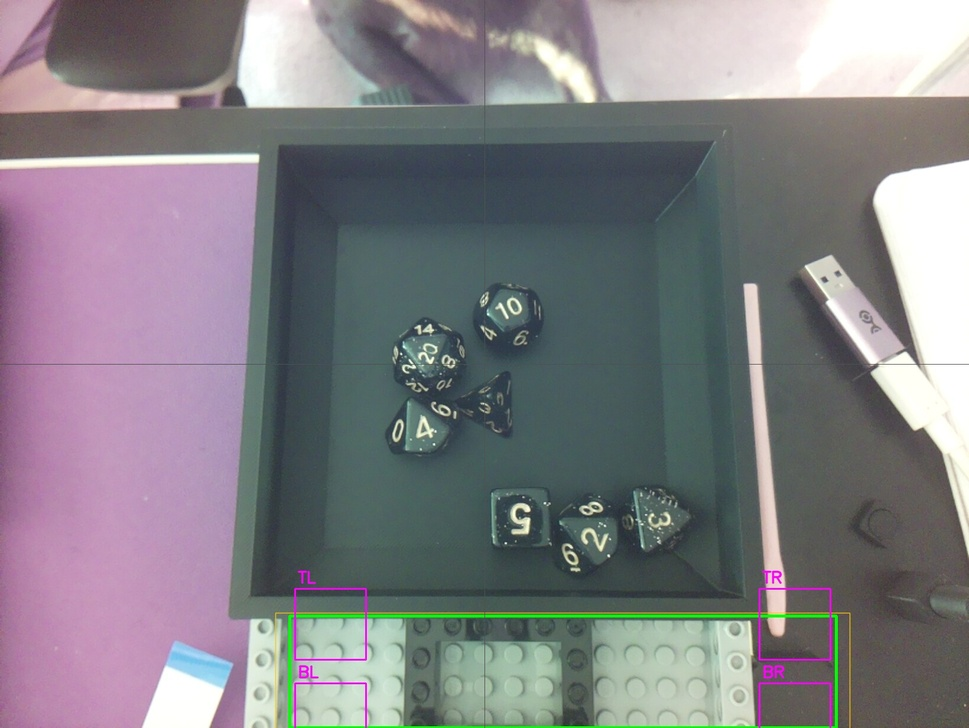
#> input picture test-data/20260805-183728_mountcheck_auto_framing.jpg, 969 x 728 px, shrunk from 1640 x 1232 before the run
$ python -i tray_framing_check.py   (imports and definitions only)   (older library calls are emulated)
#> lines starting #> are read from the running program, lines starting #| are printed output that depends on the picture; after the words box and inside, x2 and y2 are one past the last pixel; in counts of white or black regions, pixels touching at a corner belong together
#!/usr/bin/env python3
"""
tray_framing_check.py -- is the whole dice tray in frame, and readable everywhere?

Answers the questions that decide whether a mount is good enough:

  1. Is the entire tray inside the frame, with margin on all four sides?
  2. Does the tray fill enough of the frame to be worth the pixels?
  3. Is every corner of the tray as bright and as sharp as the centre?

(3) is the one that catches bad mounts. An over-tilted or too-close camera
shows up first at the corners -- as vignetting (corner darker than centre) and
as depth-of-field falloff (corner softer than centre, because it sits at a
different distance than the centre does). Both are invisible in a quick glance
at a preview and both quietly wreck dice reading in exactly the places dice
end up: against the walls.

Usage:
    python3 tray_framing_check.py --capture
    python3 tray_framing_check.py --image ~/dicecam-captures/foo.jpg
    python3 tray_framing_check.py --image foo.jpg --quad 400,200,1200,210,1210,980,390,970

Writes an annotated overlay next to the source image (or --overlay PATH).
"""

import argparse
import os
import sys

import cv2
import numpy as np

TARGET_TRAY_IN = (7.5, 5.0)   # tray footprint we are designing around
CONFIG = os.path.expanduser("~/.config/dicecam/tray.json")


# ------------------------------------------------------------------ detect ---

def find_tray_quad(gray):
    """Largest convex 4-gon in the frame. Returns (quad, confidence_note).

    A dark tray on a dark desk is the hard case, and it is the normal one here:
    measured on a real frame the tray floor sat at 95.9, the tray wall at 96.8
    and the desk at 110.0 -- 14 grey levels across the whole scene. Median-scaled
    Canny thresholds see nothing at all at that contrast, so equalise local
    contrast first (CLAHE) and threshold off the equalised image, then sweep a
    few sensitivities rather than betting on one.
    """
    # Strategy 1: flood fill the tray floor.
    #
    # Edge detection loses here -- it reliably finds the LEGO baseplate (bright
    # studs, high contrast) and misses the tray entirely. But the tray floor has
    # a property nothing else in frame has: it is almost perfectly uniform
    # (measured std 1.1, against 2.0 for the desk and 33.4 for LEGO), and it is
    # ringed by its own walls. So seed inside it and grow outward with a tight
    # tolerance; the walls stop the fill. FIXED_RANGE compares every pixel to the
    # seed rather than to its neighbour, so the fill cannot creep up a gradient
    # and escape over the rim.
    # Two traps, both hit for real on the first attempts:
    #   - "take the largest valid fill" rewards leakage. The desk (110) is only
    #     14 levels off the floor (96) and they connect around the rim, so a
    #     loose tolerance swallows the whole scene and wins on size.
    #   - so instead: sweep tolerance ASCENDING and stop at the first one that
    #     produces a convincingly rectangular blob. A leaked fill is a ragged
    #     shape that shares little of its bounding rect; a clean tray floor
    #     fills its own bounding rect almost completely.
    h, w = gray.shape
    blur = cv2.GaussianBlur(gray, (5, 5), 0)

    for tol in (4, 6, 8, 10, 12, 14):
        cands = []
        for fy in (0.40, 0.50, 0.60):
            for fx in (0.40, 0.50, 0.60):
                mask = np.zeros((h + 2, w + 2), np.uint8)
                flags = (8 | cv2.FLOODFILL_MASK_ONLY
                         | cv2.FLOODFILL_FIXED_RANGE | (255 << 8))
                cv2.floodFill(blur, mask, (int(w * fx), int(h * fy)), 0,
                              (tol,) * 3, (tol,) * 3, flags)
                region = mask[1:-1, 1:-1]
                area = int(np.count_nonzero(region))
                if not (0.05 * h * w < area < 0.85 * h * w):
                    continue
                cs, _ = cv2.findContours(region, cv2.RETR_EXTERNAL,
                                         cv2.CHAIN_APPROX_SIMPLE)
                if not cs:
                    continue
                c = max(cs, key=cv2.contourArea)
                (_, (rw, rh), _) = cv2.minAreaRect(c)
                if rw * rh <= 0:
                    continue
                cands.append((cv2.contourArea(c) / (rw * rh), area, c))

        good = [x for x in cands if x[0] >= 0.85]
        if good:
            rectangularity, area, c = max(good, key=lambda x: x[1])
            ap = cv2.approxPolyDP(c, 0.02 * cv2.arcLength(c, True), True)
            quad = (ap.reshape(4, 2) if len(ap) == 4
                    else cv2.boxPoints(cv2.minAreaRect(c)))
            return quad, (f"flood-fill on tray floor, tolerance {tol} "
                          f"({100.0 * area / (h * w):.1f}% of frame, "
                          f"rectangularity {rectangularity:.2f})")

    # Strategy 2: fall back to edges. Works when the tray has a lit rim.
    clahe = cv2.createCLAHE(clipLimit=3.0, tileGridSize=(8, 8)).apply(gray)
    sm = cv2.bilateralFilter(clahe, 9, 75, 75)
    frame_area = gray.shape[0] * gray.shape[1]
    kernel = np.ones((3, 3), np.uint8)

    exact, exact_area = None, 0          # true 4-gon: preferred
    fallback, fallback_area = None, 0    # minAreaRect of best blob: approximate

    for lo, hi in ((10, 40), (20, 60), (30, 90), (50, 130)):
        edges = cv2.dilate(cv2.Canny(sm, lo, hi), kernel, iterations=2)
        edges = cv2.morphologyEx(edges, cv2.MORPH_CLOSE, kernel, iterations=3)
        contours, _ = cv2.findContours(edges, cv2.RETR_EXTERNAL, cv2.CHAIN_APPROX_SIMPLE)

        for c in contours:
            area = cv2.contourArea(c)
            if area < 0.05 * frame_area or area > 0.98 * frame_area:
                continue
            approx = cv2.approxPolyDP(c, 0.02 * cv2.arcLength(c, True), True)
            if len(approx) == 4 and cv2.isContourConvex(approx) and area > exact_area:
                exact, exact_area = approx.reshape(4, 2), area
            elif area > fallback_area:
                # Tilt makes the tray a trapezoid, so a rotated rect is only an
                # approximation -- but a usable one, and far better than failing.
                fallback = cv2.boxPoints(cv2.minAreaRect(c))
                fallback_area = area

    if exact is not None:
        note = "ok" if exact_area > 0.10 * frame_area else \
            f"LOW CONFIDENCE -- only {100*exact_area/frame_area:.1f}% of frame"
        return exact, note
    if fallback is not None:
        return fallback, (f"APPROXIMATE -- no clean 4-gon; using bounding rect of the "
                          f"largest contour ({100*fallback_area/frame_area:.1f}% of frame). "
                          f"Verify against the overlay, or pass --quad.")
    return None, "no candidate found"


# [285 lines left out: functions order_quad, patch_stats, analyse, report, draw_grid, draw and 2 more, not called in this run]


# [2 lines not run here, left out]

>>> import cv2
>>> picture = cv2.imread('../test-data/20260805-183728_mountcheck_auto_framing.jpg', cv2.IMREAD_GRAYSCALE)
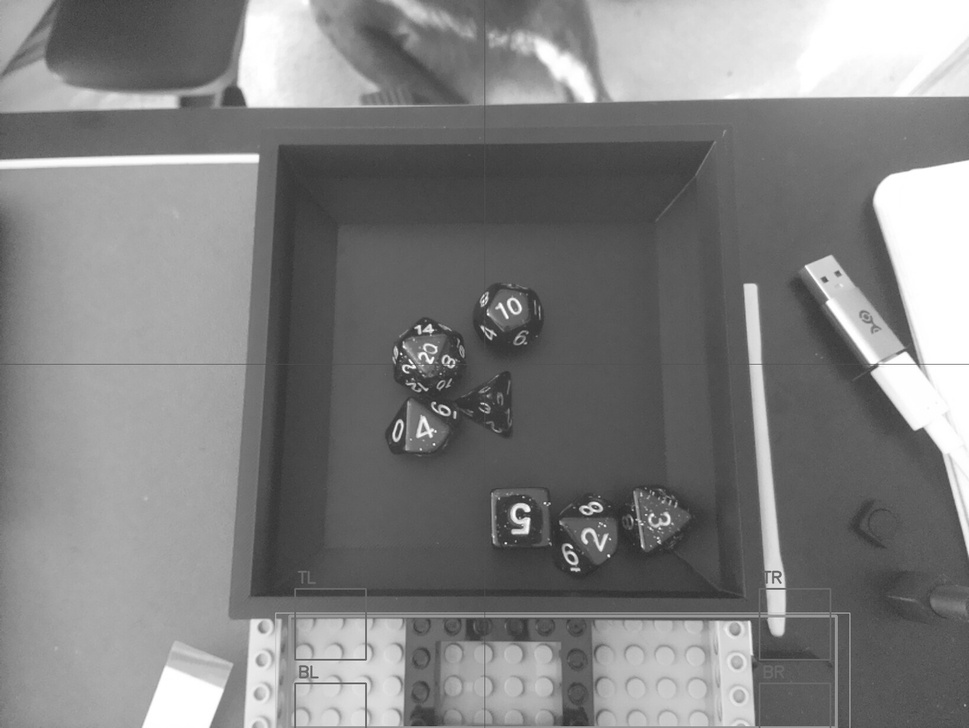
#> picture: shape (728, 969); min 41, max 255, mean 128.5
>>> result = find_tray_quad(picture)
#> after the loop in find_tray_quad, `for tol in (4, 6, 8, 10, 12, 14):`:
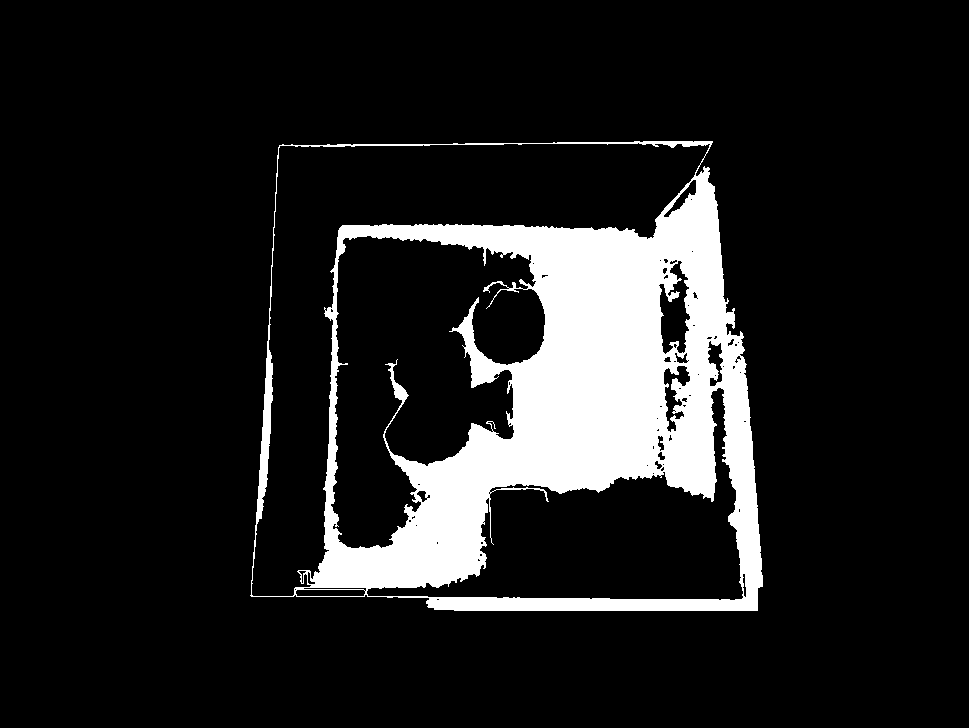
#> region: shape (728, 969); 12.3% white; 1 white region, box (x1, y1, x2, y2) and area: (250, 141, 763, 611) 86591
